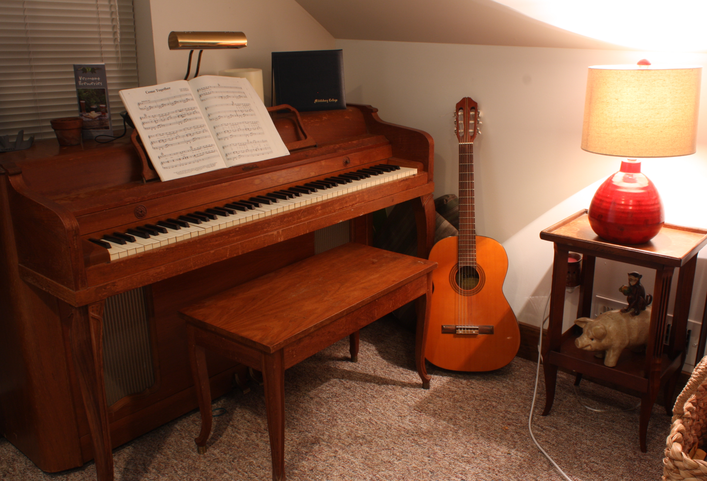
#> input picture Python/SGM/imL.png, 707 x 481 px
$ python main.py   (older library calls are emulated)
#> lines starting #> are read from the running program, lines starting #| are printed output that depends on the picture
import numpy as np
import csv
import os
import cv2
import stereomideval.dataset
from metrics import mean_squared_err, birchfield_tomasi
import pt1
import pt2

# This file contained more functionality in other versions of the project, but I've stripped it down to upload it into the generic portfolio repo.

out_directory = "./output/"


# [43 lines left out: functions dict_to_csv, runOnArbitrary, not called in this run]


def run_arbitrary():
    # Alter this to whatever path
    imL_path = "imL.png"
    imR_path = "imR.png"
    # ground_path = "ground.png"
    ground_path = "ground.pfm"
    imL = cv2.imread(imL_path, 0)
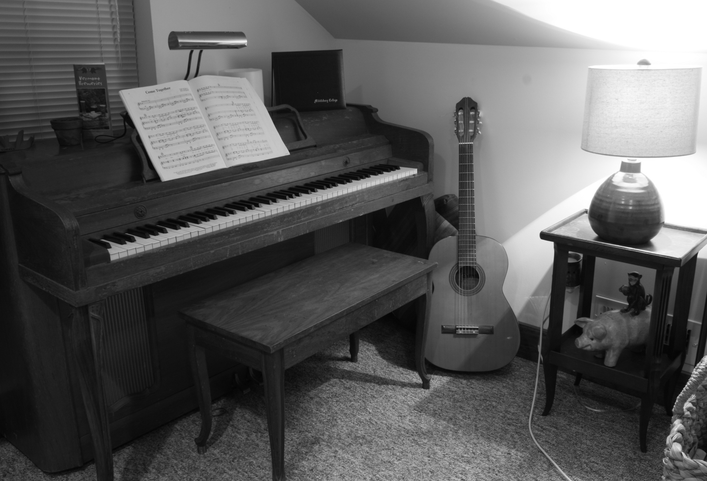
#> imL: shape (481, 707); min 3, max 255, mean 89.9
    imR = cv2.imread(imR_path, 0)
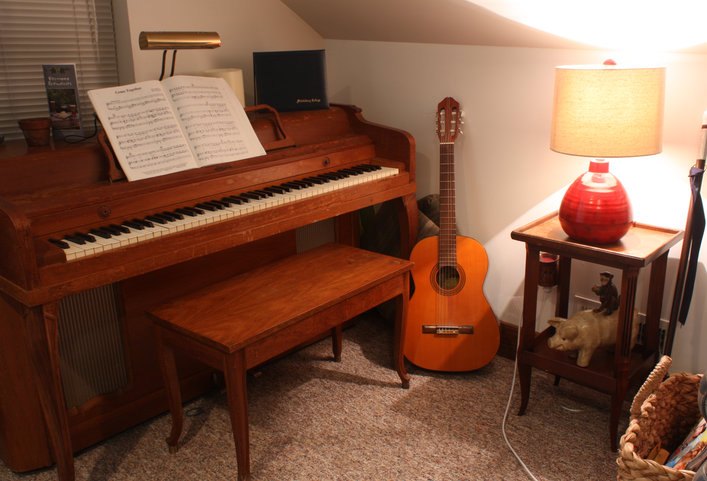
#> input picture Python/SGM/imR.png, 707 x 481 px
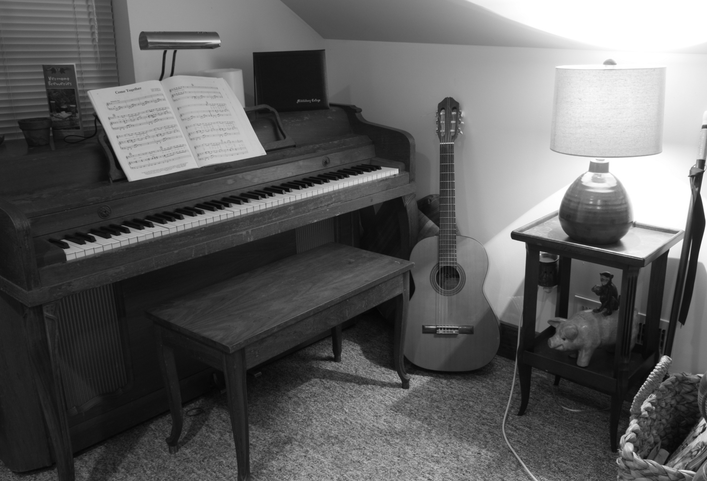
#> imR: shape (481, 707); min 3, max 255, mean 95.4
    imL = np.copy(imL).astype(np.float32)
    imR = np.copy(imR).astype(np.float32)
    # [4 lines of commented-out code are left out]
    ground, scale = stereomideval.dataset.Dataset.load_pfm(ground_path)
    ground = ground.astype(np.uint8)
    runOnArbitrary(imL, imR, ground)


if __name__ == "__main__":
    run_arbitrary()
#> (the call stopped at in run_arbitrary, `ground, scale = stereomideval.dataset.Dataset.load_pfm(ground_path)`: stereomideval is not available in this run)
